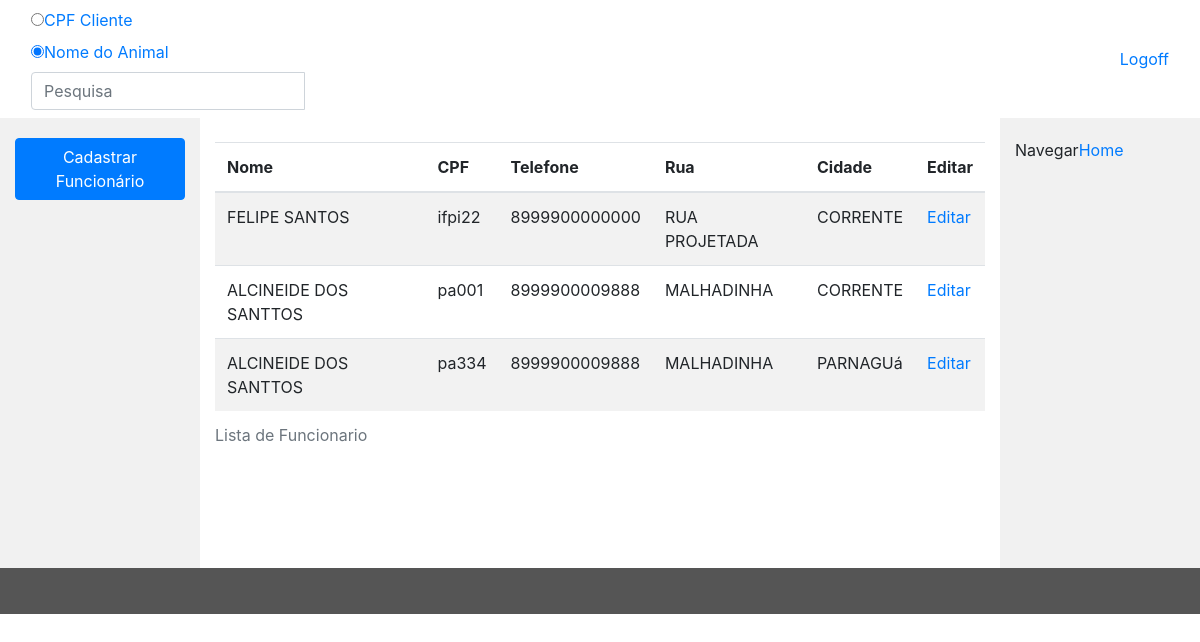
The page /TF_Clinicia/view/listar_funcionario.php on the database its author committed.
### tables this page shows
CREATE TABLE `funcionario` (
  `idfuncionario` int(11) NOT NULL,
  `codigo` varchar(50) NOT NULL,
  `idpessoa` int(11) NOT NULL
);

CREATE TABLE `pessoa` (
  `idpessoa` int(11) NOT NULL,
  `nome` varchar(255) NOT NULL,
  `sexo` char(1) NOT NULL,
  `email` varchar(255) DEFAULT NULL,
  `telefone` varchar(20) NOT NULL,
  `idendereco` int(11) NOT NULL,
  `data_cadastro` datetime NOT NULL DEFAULT current_timestamp()
);

CREATE TABLE `endereco` (
  `idendereco` int(11) NOT NULL,
  `rua` varchar(200) NOT NULL,
  `numero` varchar(30) NOT NULL,
  `bairro` varchar(100) NOT NULL,
  `uf` varchar(2) NOT NULL,
  `cidade` varchar(100) NOT NULL,
  `cep` varchar(20) NOT NULL
);

### TF_Clinicia/models/funcionario_model.php (called while the page is built, shortened)
<?php
    class Funcionario_model{
        function listar_funcionario($conn)
        {
            $sql = "SELECT * FROM funcionario as f INNER JOIN pessoa as p on f.idpessoa = p.idpessoa
           INNER JOIN endereco as e on p.idendereco = e.idendereco";
            $resultado = $conn ->query($sql);
            return $resultado;
        }
    }
?>

### TF_Clinicia/view/listar_funcionario.php (the view, shortened to what this page needs)
<!DOCTYPE html>
<html lang="pt-br">
<head>
  <link href="css/bootstrap.min.css" rel="stylesheet">
  <link href="css/stilos.css" rel="stylesheet">
</head>
<body>
<nav class="navbar navbar-inverse ">
    <div class="container-fluid">
        <form class="navbar-form navbar-left " action="" method='POST'>
            <div class="input-group">
                <ul class="nav navbar-nav navbar-left">
                    <li><a href="#"><label class="radio-inline"><input type="radio" value = "cpf" name="radio_pesquisa" checked>CPF Cliente</label></a></li>
                    <li><a href="#"><label class="radio-inline"><input type="radio" value = "animal" name="radio_pesquisa" checked>Nome do Animal</label></a></li>
                </ul>
            </div>
            <div class="input-group">
                <input type="text" name ="input_pesquisa" class="form-control" placeholder="Pesquisa">
                <div class="input-group-btn">
                    <button class="btn btn-default" type="submit">
                    </button>
                </div>
            </div>
        </form>
        <ul class="nav navbar-nav navbar-right">
            <li><a href="#"><span class="glyphicon glyphicon-log-out"></span> Logoff</a></li>
        </ul>
    </div>
</nav>
    <div class="container-fluid text-center">
        <div class="row content">
            <div class="col-sm-2 sidenav">
                <div class="well">
                    <button onclick="window.location.href='form_cadastro_funcionario.php'" type="submit" class="btn btn-primary btn-block" data-toggle="modal" data-target="#idanimal">
                    Cadastrar Funcionário
                    </button>
                </div>
            </div>
            <div class="container col-sm-8 text-left">
                <?php
                    include "../conexao_bd.php";
                    include_once "../models/funcionario_model.php";
                    $funcionario_modal = new Funcionario_model();
                    $resultado_busca = null;
                    if (isset($_POST['input_pesquisa']) AND isset( $_POST['radio_pesquisa'])){
                        $btn_radio = $_POST['radio_pesquisa'];
                        $pesquisa_dados = $_POST['input_pesquisa'];
                    }else{
                        $resultado_busca = $funcionario_modal ->listar_funcionario($conn);
                    }
                            echo"
                                <div class='table-responsive'>
                                    <table class= 'table  table-striped table-hover '>
                                    <br>
                                        <caption>Lista de Funcionario</caption>
                                        <thead>
                                            <tr>
                                                <th>Nome</th>
                                                <th>CPF</th>
                                                <th>Telefone</th>
                                                <th>Rua</th>
                                                <th>Cidade</th>
                                                <th>Editar</th>
                                            </tr>
                                        </thead>
                                        <tbody>";
                                        if ($resultado_busca ->num_rows >0) {
                                            while($linha = $resultado_busca ->fetch_assoc()){
                                                echo"
                                                    <tr>
                                                    <td>$linha[nome]</td>
                                                    <td>$linha[codigo]</td>
                                                    <td>$linha[telefone]</td>
                                                    <td>$linha[rua]</td>
                                                    <td>$linha[cidade]</td>
                                                    <td><a type='submit' href='form_alterar_funcionario.php?id=$linha[idfuncionario]'>Editar</a></td>
                                                    </tr>
                                                ";
                                            }
                                        }
                            echo"
                                        </tbody>
                                    </table>
                                </div>
                            ";
                ?>
            </div>
            <div class="col-sm-2 sidenav">
                <ul class="nav nav-list">
                        <li class="nav-header">Navegar</li>
                        <li class="active"><a href="index.php">Home</a></li>
                </ul>
            </div>
        </div>
        </div>
    <footer class="container-fluid text-center">
    </footer>
</body>
</html>

### TF_Clinicia/view/css/stilos.css (style rules this page uses)
.navbar { margin-bottom: 0; border-radius: 0; }
.row.content { height: 450px }
.sidenav { padding-top: 20px; background-color: #f1f1f1; height: 100%; }
footer { background-color: #555; color: white; padding: 15px; }

### rows shown on the page
funcionario: idpessoa.nome "FELIPE SANTOS", codigo "ifpi22", idpessoa.telefone "8999900000000", endereco.rua "RUA PROJETADA", endereco.cidade "CORRENTE"
funcionario: idpessoa.nome "ALCINEIDE DOS SANTTOS", codigo "pa001", idpessoa.telefone "8999900009888", endereco.rua "MALHADINHA", endereco.cidade "CORRENTE"
funcionario: idpessoa.nome "ALCINEIDE DOS SANTTOS", codigo "pa334", idpessoa.telefone "8999900009888", endereco.rua "MALHADINHA", endereco.cidade "PARNAGUá"
